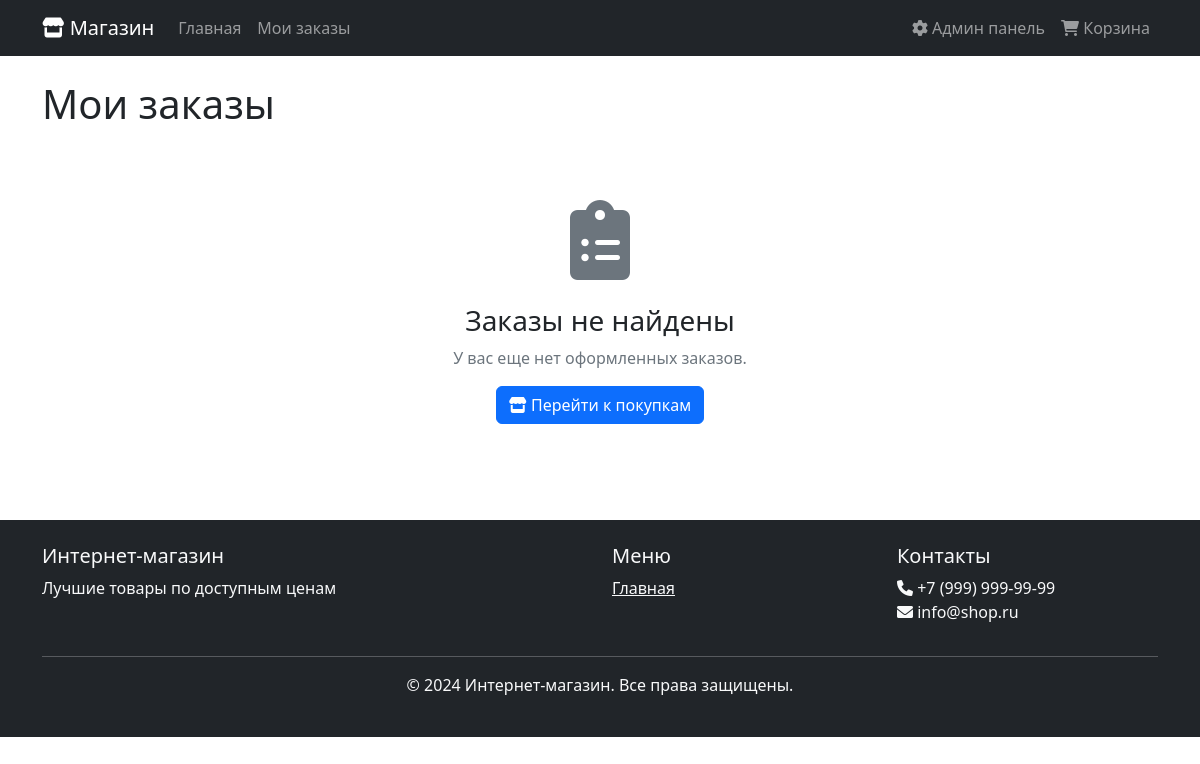
Before: /orders/list/ (signed in) with the older database file.
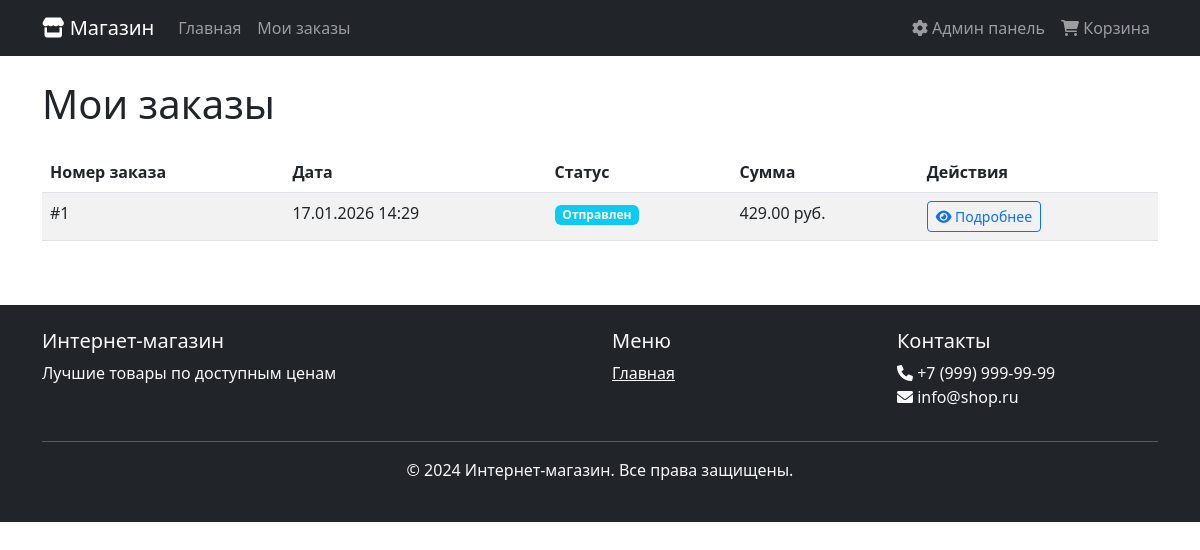
After: the same page with the newer database file.
### orders/models.py (models this page shows, shortened)
class Order(models.Model):
    STATUS_CHOICES = [
        ('pending', 'Ожидает обработки'),
        ('processing', 'В обработке'),
        ('shipped', 'Отправлен'),
        ('delivered', 'Доставлен'),
        ('cancelled', 'Отменен'),
    ]
    user = models.ForeignKey(
        User,
        on_delete=models.SET_NULL,
        null=True,
        blank=True,
        verbose_name='Пользователь'
    )
    first_name = models.CharField(max_length=50, verbose_name='Имя')
    last_name = models.CharField(max_length=50, verbose_name='Фамилия')
    email = models.EmailField(verbose_name='Email')
    phone = models.CharField(verbose_name='Email', null=True)
    address = models.CharField(max_length=250, verbose_name='Адрес')
    postal_code = models.CharField(max_length=20, verbose_name='Почтовый индекс')
    city = models.CharField(max_length=100, verbose_name='Город')
    created = models.DateTimeField(auto_now_add=True, verbose_name='Создан')
    updated = models.DateTimeField(auto_now=True, verbose_name='Обновлен')
    status = models.CharField(max_length=20, choices=STATUS_CHOICES, default='pending', verbose_name='Статус')
    class Meta:
        verbose_name = 'Заказ'
        verbose_name_plural = 'Заказы'
        ordering = ['-created']
    def get_total_cost(self):
        return sum(item.get_cost() for item in self.items.all())

class OrderItem(models.Model):
    order = models.ForeignKey(Order, related_name='items', on_delete=models.CASCADE)
    product = models.ForeignKey(Product, on_delete=models.CASCADE)
    price = models.DecimalField(max_digits=10, decimal_places=2)
    quantity = models.PositiveIntegerField(default=1)
    class Meta:
        verbose_name = 'Элемент заказа'
        verbose_name_plural = 'Элементы заказа'
    def get_cost(self):
        return self.price * self.quantity

### orders/views.py (the view)
# urls.py: path('list/', views.order_list, name='order_list'),
def order_list(request):
    if request.user.is_authenticated:
        orders = Order.objects.filter(user=request.user).order_by('-created')
    else:
        orders = Order.objects.none()
        messages.info(request, 'Сделайте ваш первый заказ!')
    context = {
        'orders': orders,
    }
    return render(request, 'orders/list.html', context)

### templates/orders/list.html (shortened to what this page needs)
{% extends 'base.html' %}
{% block content %}
<h1 class="mb-4">Мои заказы</h1>
{% if orders %}
<div class="table-responsive">
    <table class="table table-striped">
        <thead>
            <tr>
                <th>Номер заказа</th>
                <th>Дата</th>
                <th>Статус</th>
                <th>Сумма</th>
                <th>Действия</th>
            </tr>
        </thead>
        <tbody>
            {% for order in orders %}
            <tr>
                <td>#{{ order.id }}</td>
                <td>{{ order.created|date:"d.m.Y H:i" }}</td>
                <td>
                    <span class="badge
                        {% if order.status == 'delivered' %}bg-success
                        {% elif order.status == 'cancelled' %}bg-danger
                        {% elif order.status == 'processing' %}bg-warning
                        {% else %}bg-info{% endif %}">
                        {{ order.get_status_display }}
                    </span>
                </td>
                <td>{{ order.get_total_cost }} руб.</td>
                <td>
                    <a href="{% url 'orders:order_detail' order.id %}" class="btn btn-sm btn-outline-primary">
                        <i class="fas fa-eye"></i> Подробнее
                    </a>
                </td>
            </tr>
            {% endfor %}
        </tbody>
    </table>
</div>
{% else %}
<div class="text-center py-5">
    <i class="fas fa-clipboard-list fa-5x text-muted mb-4"></i>
    <h3>Заказы не найдены</h3>
    <p class="text-muted">У вас еще нет оформленных заказов.</p>
    <a href="{% url 'products:home' %}" class="btn btn-primary">
        <i class="fas fa-store"></i> Перейти к покупкам
    </a>
</div>
{% endif %}
{% endblock %}

Changed rows visible on the page:
added Order: id "1", created "17.01.2026 14:29", status "Отправлен", get_total_cost "429.00"
Other visible differences:
text no longer shown: "Заказы не найдены У вас еще нет оформленных заказов. Перейти к покупкам"
text now shown: "Номер заказа Дата Статус Сумма Действия"
